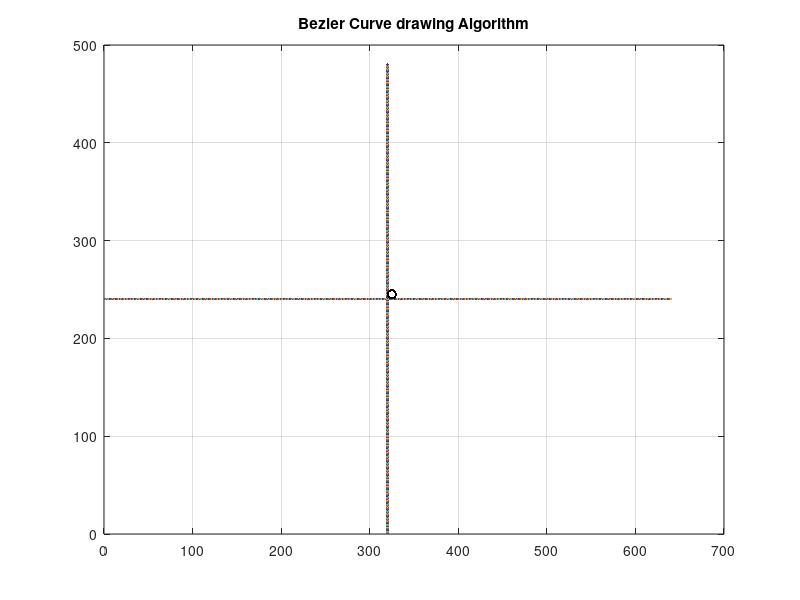

The MATLAB source for this figure:
xmax=640;
ymax=480;

disp('Enter four control point (x,y): ');

for i=1:4
    for j=1:2
        co(i,j)=input('');
    end
end

for i=1:640
    x=i;
    y=ymax/2;
    plot(x,y);
hold on;
end

for i=1:480
    y=i;
    x=xmax/2;
    plot(x,y);
hold on;
end

title("Bezier Curve drawing Algorithm");

u1=0;

b=[
   -1 3 -3 1;
   3 -6 3 0;
   -3 3 0 0;
    1 0 0 0
   ];

for i=1:0.01:2
    u2=(i-1)*(i-1);
    u3=(i-1)*(i-1)*(i-1);
    u=[u3 u2 i-1 1];
    temp=u*b;
    re=temp*co;
    plot(320+re(1,1),240+re(1,2),'ok');
   hold on;
end

hold on,grid on;
